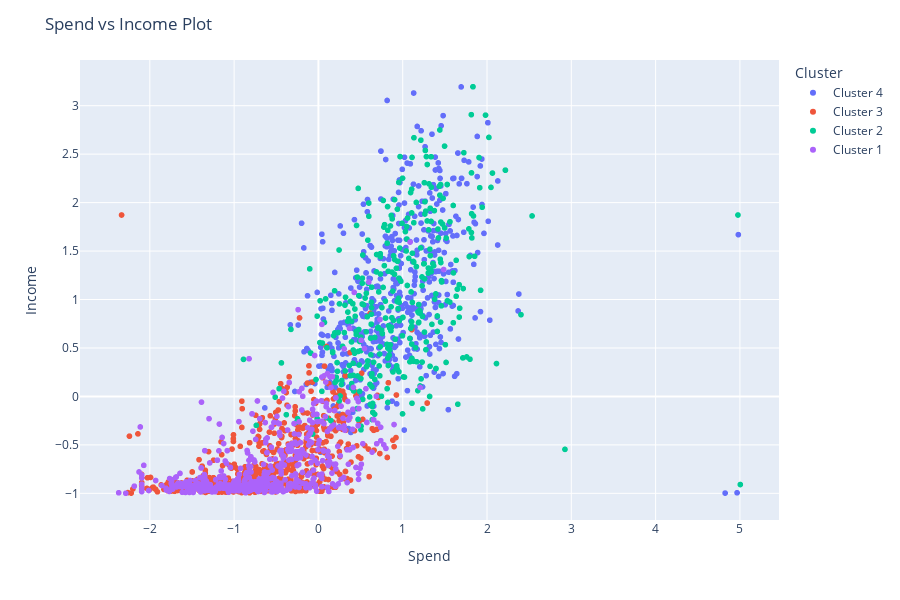

Here is the notebook cell this chart was saved with:
### Code cell
fig = plx.scatter(categorized_df, x="Income", y="Total_Spend",
                 color="Cluster",
                 hover_data=['Total_Spend', 'Income', 'Cluster'])

fig.update_layout(
    title="Spend vs Income Plot",
    xaxis_title = "Spend",
    yaxis_title = "Income",
    width = 900, height=600
)

fig.show()

### Figure 1 — Plotly figure (JSON) as saved in the notebook; plotly's stock layout.template omitted (floating-point values rounded to 4 significant figures; data arrays with more than 128 entries replaced by an {"elided": "..."} marker saying what was removed)
{"data": [{"customdata": {"elided": "519x1 str values"}, "hovertemplate": "Cluster=%{customdata[0]}<br>Income=%{x}<br>Total_Spend=%{y}<extra></extra>", "legendgroup": "Cluster 4", "marker": {"color": "#636efa", "symbol": "circle"}, "mode": "markers", "name": "Cluster 4", "showlegend": true, "type": "scattergl", "x": {"elided": "519 float values"}, "xaxis": "x", "y": {"elided": "519 float values"}, "yaxis": "y"}, {"customdata": {"elided": "764x1 str values"}, "hovertemplate": "Cluster=%{customdata[0]}<br>Income=%{x}<br>Total_Spend=%{y}<extra></extra>", "legendgroup": "Cluster 3", "marker": {"color": "#EF553B", "symbol": "circle"}, "mode": "markers", "name": "Cluster 3", "showlegend": true, "type": "scattergl", "x": {"elided": "764 float values"}, "xaxis": "x", "y": {"elided": "764 float values"}, "yaxis": "y"}, {"customdata": {"elided": "381x1 str values"}, "hovertemplate": "Cluster=%{customdata[0]}<br>Income=%{x}<br>Total_Spend=%{y}<extra></extra>", "legendgroup": "Cluster 2", "marker": {"color": "#00cc96", "symbol": "circle"}, "mode": "markers", "name": "Cluster 2", "showlegend": true, "type": "scattergl", "x": {"elided": "381 float values"}, "xaxis": "x", "y": {"elided": "381 float values"}, "yaxis": "y"}, {"customdata": {"elided": "568x1 str values"}, "hovertemplate": "Cluster=%{customdata[0]}<br>Income=%{x}<br>Total_Spend=%{y}<extra></extra>", "legendgroup": "Cluster 1", "marker": {"color": "#ab63fa", "symbol": "circle"}, "mode": "markers", "name": "Cluster 1", "showlegend": true, "type": "scattergl", "x": {"elided": "568 float values"}, "xaxis": "x", "y": {"elided": "568 float values"}, "yaxis": "y"}], "layout": {"height": 600, "legend": {"title": {"text": "Cluster"}, "tracegroupgap": 0}, "margin": {"t": 60}, "title": {"text": "Spend vs Income Plot"}, "width": 900, "xaxis": {"anchor": "y", "domain": [0, 1], "title": {"text": "Spend"}}, "yaxis": {"anchor": "x", "domain": [0, 1], "title": {"text": "Income"}}}}
